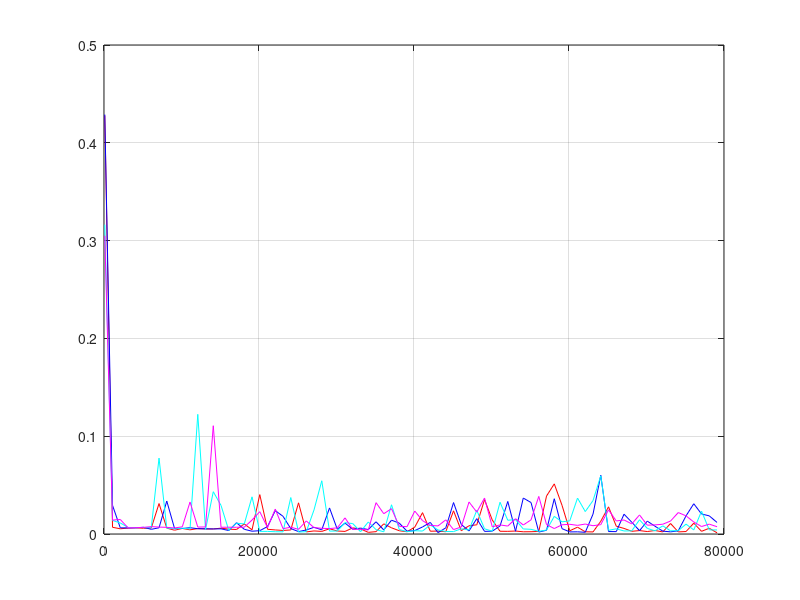

Here is the MATLAB script that generated this plot: (Note: this script raises an error after producing the figure.)
k = 1:10:800;

load('loss0.mat')
solution_error0 = solution_error(k);
solution_loss0 = solution_loss(k);
load('loss2.mat')
solution_error2 = solution_error(k);
solution_loss2 = solution_loss(k);
load('loss5.mat')
solution_error5 = solution_error(k);
solution_loss5 = solution_loss(k);
load('loss10.mat')
solution_error10 = solution_error(k);
solution_loss10 = solution_loss(k);

iteration = iteration(k);

figure(1)
p1 = plot(iteration, solution_error0, 'r-');
hold on
p2 = plot(iteration, solution_error2, 'b-');
p3 = plot(iteration, solution_error5, 'c-');
p4 = plot(iteration, solution_error10, 'm-');
grid on
p1.LineWidth = 1.2;
p2.LineWidth = 1.2;
p3.LineWidth = 1.2;
p4.LineWidth = 1.2;
ylim([-0.01,0.5])
xlabel('Iteration') 
ylabel('Relative error')
legend({'\delta=0%','\delta=2%','\delta=5%','\delta=10%'},'Location','northeast','FontSize',12)
hold off
ax = gca;
ax.FontSize=12;
print('error-2','-depsc')

figure(2)
p1 = plot(iteration, solution_loss0, 'r-');
hold on
p2 = plot(iteration, solution_loss2, 'b-');
p3 = plot(iteration, solution_loss5, 'c-');
p4 = plot(iteration, solution_loss10, 'm-');
grid on
p1.LineWidth = 1.2;
p2.LineWidth = 1.2;
p3.LineWidth = 1.2;
p4.LineWidth = 1.2;
ylim([-0.5,20])
xlabel('Iteration') 
ylabel('Loss')
legend({'\delta=0%','\delta=2%','\delta=5%','\delta=10%'},'Location','northeast','FontSize',12)
hold off
ax = gca;
ax.FontSize=12;
print('loss-2','-depsc')

% figure(3)
% p1=plot(iteration,point_1(:,1),'r-*','MarkerSize',5);
% hold on
% p2=plot(iteration,point_1(:,2),'k-*','MarkerSize',5);
% p3=plot(iteration,point_1(:,3),'b-*','MarkerSize',5);
% grid on
% xlabel('Iteration') 
% ylabel('Value') 
% legend({'c','x_1','x_2'},'Location','northwest','FontSize',12)
% hold off
% ax = gca;
% ax.FontSize=12;
% print('point4-1','-depsc')
% 
% figure(4)
% p1=plot(iteration,point_2(:,1),'r-*','MarkerSize',5);
% hold on
% p2=plot(iteration,point_2(:,2),'k-*','MarkerSize',5);
% p3=plot(iteration,point_2(:,3),'b-*','MarkerSize',5);
% grid on
% xlabel('Iteration') 
% ylabel('Value') 
% legend({'c','x_1','x_2'},'Location','northwest','FontSize',12)
% hold off
% ax = gca;
% ax.FontSize=12;
% print('point3-1','-depsc')
% 
% figure(5)
% p1=plot(iteration,point_3(:,1),'r-*','MarkerSize',5);
% hold on
% p2=plot(iteration,point_3(:,2),'k-*','MarkerSize',5);
% p3=plot(iteration,point_3(:,3),'b-*','MarkerSize',5);
% grid on
% xlabel('Iteration') 
% ylabel('Value') 
% legend({'c','x_1','x_2'},'Location','northwest','FontSize',12)
% hold off
% ax = gca;
% ax.FontSize=12;
% print('point2-1','-depsc')
% 
% figure(6)
% p1=plot(iteration,point_4(:,1),'r-*','MarkerSize',5);
% hold on
% p2=plot(iteration,point_4(:,2),'k-*','MarkerSize',5);
% p3=plot(iteration,point_4(:,3),'b-*','MarkerSize',5);
% grid on
% xlabel('Iteration') 
% ylabel('Value') 
% legend({'c','x_1','x_2'},'FontSize',12)
% hold off
% ax = gca;
% ax.FontSize=12;
% print('point1-1','-depsc')
